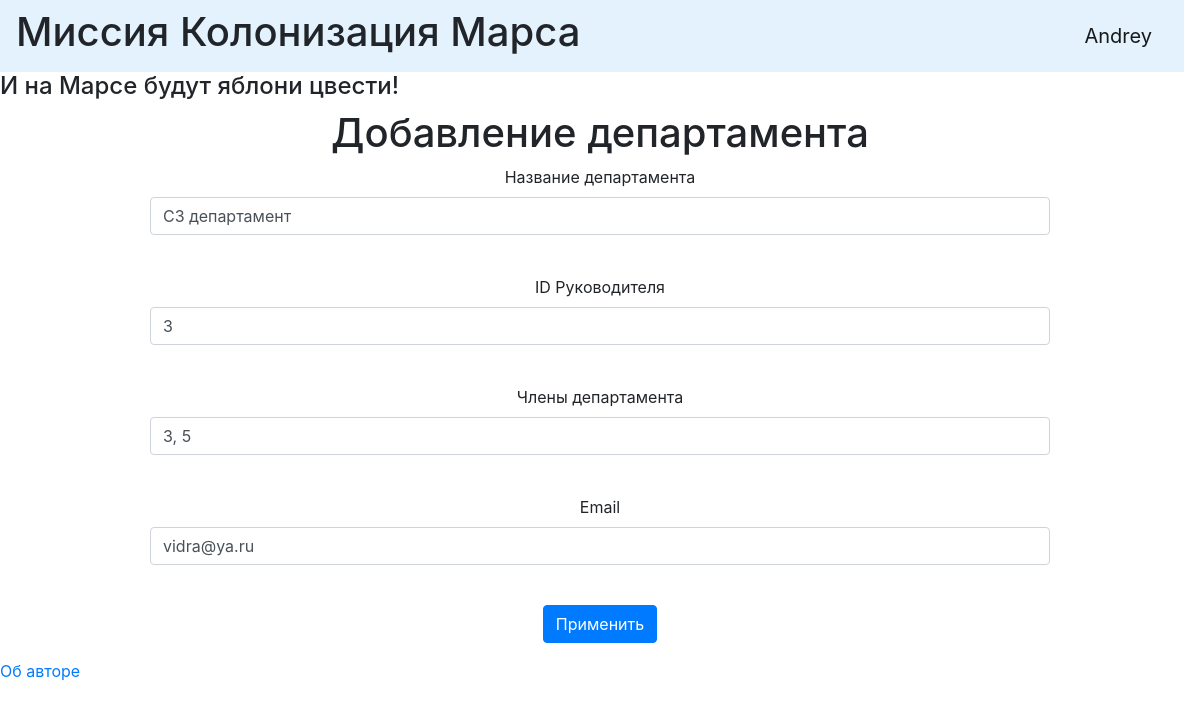
Screenshot of /department/1 (signed in) with the database file from the repository.
### data/users.py (models this page shows, shortened)
class User(SqlAlchemyBase, UserMixin, SerializerMixin):
    __tablename__ = 'users'
    id = sqlalchemy.Column(sqlalchemy.Integer,
                           primary_key=True, autoincrement=True)
    surname = sqlalchemy.Column(sqlalchemy.String)
    name = sqlalchemy.Column(sqlalchemy.String)
    age = sqlalchemy.Column(sqlalchemy.Integer)
    position = sqlalchemy.Column(sqlalchemy.String)
    speciality = sqlalchemy.Column(sqlalchemy.String)
    address = sqlalchemy.Column(sqlalchemy.String)
    email = sqlalchemy.Column(sqlalchemy.String, unique=True)
    hashed_password = sqlalchemy.Column(sqlalchemy.String, nullable=True)
    modified_date = sqlalchemy.Column(sqlalchemy.DateTime)
    jobs = orm.relation("Jobs", back_populates='user')
    departments = orm.relation("Departments", back_populates='user')

### data/departments.py (models this page shows)
class Departments(SqlAlchemyBase, SerializerMixin):
    __tablename__ = 'departments'
    id = sqlalchemy.Column(sqlalchemy.Integer,
                           primary_key=True, autoincrement=True)
    title = sqlalchemy.Column(sqlalchemy.String)
    chief = sqlalchemy.Column(sqlalchemy.Integer, sqlalchemy.ForeignKey('users.id'))
    members = sqlalchemy.Column(sqlalchemy.String)
    email = sqlalchemy.Column(sqlalchemy.String)
    user_id = sqlalchemy.Column(sqlalchemy.Integer)
    user = orm.relation("User")

### app.py (the view, shortened to what this page needs)
@app.route('/department/<int:id>', methods=['GET', 'POST'])
@login_required
def edit_department(id):
    form = DepartmentsForm()
    if request.method == "GET":
        db_sess = db_session.create_session()
        if current_user.id == 1:
            dep = db_sess.query(Departments).filter(Departments.id == id).first()
        else:
            dep = db_sess.query(Departments).filter(Departments.id == id,
                                                    current_user.id == Departments.user_id).first()
        if dep:
            form.title.data = dep.title
            form.chief.data = dep.chief
            form.members.data = dep.members
            form.email.data = dep.email
        else:
            abort(404)
    return render_template('department.html',
                           title='Редактирование департамента',
                           form=form
                           )

### forms.py
class DepartmentsForm(FlaskForm):
    title = StringField('Название департамента', validators=[DataRequired()])
    chief = StringField('ID Руководителя', validators=[DataRequired()])
    members = StringField('Члены департамента', validators=[DataRequired()])
    email = StringField('Email', validators=[DataRequired()])
    submit = SubmitField('Применить')

### app.py (called while the page is built)
@login_manager.user_loader
def load_user(user_id):
    db_sess = db_session.create_session()
    return db_sess.query(User).get(user_id)

### data/db_session.py (called while the page is built)
def create_session() -> Session:
    global __factory
    return __factory()

### templates/department.html (shortened to what this page needs)
{% extends "base.html" %}
{% block content %}
<h1>Добавление департамента</h1>
<form action="" method="post">
    <p>
        {{ form.title.label }}<br>
        {{ form.title(class="form-control") }}<br>
    </p>
    <p>
        {{ form.chief.label }}<br>
        {{ form.chief(class="form-control") }}<br>
    </p>
    <p>
        {{ form.members.label }}<br>
        {{ form.members(class="form-control") }}<br>
    </p>
    <p>
        {{ form.email.label }}<br>
        {{ form.email(class="form-control") }}<br>
    </p>
    <p>{{ form.submit(type="submit", class="btn btn-primary") }}</p>
</form>
{% endblock %}

### templates/includes/nav.html
<nav class="navbar navbar-light my-2 my-md-0 mr-md-3" style="background-color: #e3f2fd;">
    <nav>
        <h1>Миссия Колонизация Марса</h1>
    </nav>
    <nav>
        {% if current_user.is_authenticated %}
            <a class="navbar-brand" href="/logout">{{ current_user.name }}</a>
        {% else %}
            <p>
                <a class="btn btn-primary " href="/register">Зарегистрироваться</a>
                <a class="btn btn-success" href="/login">Войти</a>
            </p>
{% endif %}
    </nav>
</nav>

### rows the page displays
User: name "Andrey"
Departments: title "СЗ департамент", chief "3", members "3, 5", email "vidra@ya.ru"
